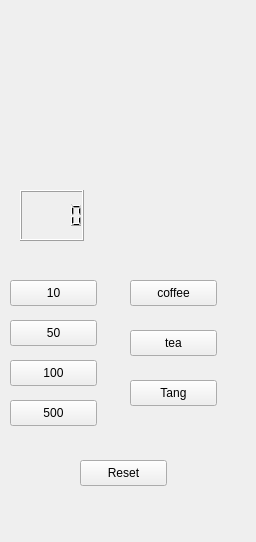
<?xml version="1.0" encoding="UTF-8"?>
<ui version="4.0">
 <class>Widget</class>
 <widget class="QWidget" name="Widget">
  <property name="geometry">
   <rect>
    <x>0</x>
    <y>0</y>
    <width>256</width>
    <height>542</height>
   </rect>
  </property>
  <property name="windowTitle">
   <string>Widget</string>
  </property>
  <widget class="QLCDNumber" name="lcdNumber">
   <property name="geometry">
    <rect>
     <x>20</x>
     <y>190</y>
     <width>64</width>
     <height>51</height>
    </rect>
   </property>
  </widget>
  <widget class="QPushButton" name="pbcoin500">
   <property name="geometry">
    <rect>
     <x>10</x>
     <y>400</y>
     <width>87</width>
     <height>26</height>
    </rect>
   </property>
   <property name="text">
    <string>500</string>
   </property>
  </widget>
  <widget class="QPushButton" name="pbcoin100">
   <property name="geometry">
    <rect>
     <x>10</x>
     <y>360</y>
     <width>87</width>
     <height>26</height>
    </rect>
   </property>
   <property name="text">
    <string>100</string>
   </property>
  </widget>
  <widget class="QPushButton" name="pbcoin10">
   <property name="geometry">
    <rect>
     <x>10</x>
     <y>280</y>
     <width>87</width>
     <height>26</height>
    </rect>
   </property>
   <property name="text">
    <string>10</string>
   </property>
  </widget>
  <widget class="QPushButton" name="pbcoin50">
   <property name="geometry">
    <rect>
     <x>10</x>
     <y>320</y>
     <width>87</width>
     <height>26</height>
    </rect>
   </property>
   <property name="text">
    <string>50</string>
   </property>
  </widget>
  <widget class="QPushButton" name="pbCoffee">
   <property name="geometry">
    <rect>
     <x>130</x>
     <y>280</y>
     <width>87</width>
     <height>26</height>
    </rect>
   </property>
   <property name="text">
    <string>coffee</string>
   </property>
  </widget>
  <widget class="QPushButton" name="pbTea">
   <property name="geometry">
    <rect>
     <x>130</x>
     <y>330</y>
     <width>87</width>
     <height>26</height>
    </rect>
   </property>
   <property name="text">
    <string>tea</string>
   </property>
  </widget>
  <widget class="QPushButton" name="pbTang">
   <property name="geometry">
    <rect>
     <x>130</x>
     <y>380</y>
     <width>87</width>
     <height>26</height>
    </rect>
   </property>
   <property name="text">
    <string>Tang</string>
   </property>
  </widget>
  <widget class="QPushButton" name="pbReset">
   <property name="geometry">
    <rect>
     <x>80</x>
     <y>460</y>
     <width>87</width>
     <height>26</height>
    </rect>
   </property>
   <property name="text">
    <string>Reset</string>
   </property>
  </widget>
 </widget>
 <resources/>
 <connections/>
</ui>
